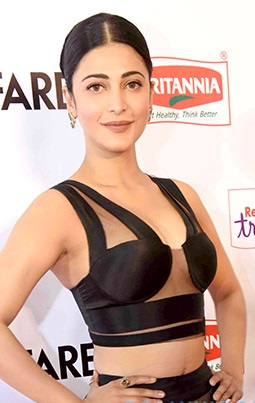
#> input picture dataset/User.2.2.jpg, 255 x 403 px; its folder holds 4 pictures in this run
$ python face_train.py
#> lines starting #> are read from the running program, lines starting #| are printed output that depends on the picture
''''
Training Multiple Faces stored on a DataBase:
	==> Each face should have a unique numeric integer ID as 1, 2, 3, etc
	==> LBPH computed model will be saved on trainer/ directory. (if it does not exist, pls create one)
	==> for using PIL, install pillow library with "pip install pillow"
'''

import cv2
import numpy as np
from PIL import Image
import os

# Path for face image database
path = 'dataset'

recognizer = cv2.face.LBPHFaceRecognizer_create()
detector = cv2.CascadeClassifier("haarcascade_frontalface_default.xml");

# function to get the images and label data
def getImagesAndLabels(path):

#> called with path = 'dataset'
    imagePaths = [os.path.join(path,f) for f in os.listdir(path)]
    faceSamples=[]
    ids = []

    for imagePath in imagePaths:

        PIL_img = Image.open(imagePath).convert('L') # convert it to grayscale
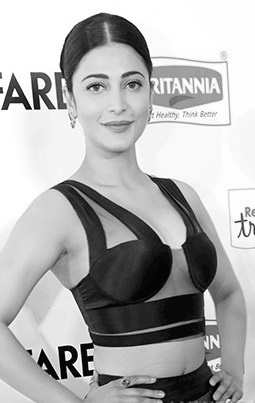
#> PIL_img: PIL image 255x403 L; min 0, max 255, mean 175.2
        img_numpy = np.array(PIL_img,'uint8')

        id = int(os.path.split(imagePath)[-1].split(".")[1])
        faces = detector.detectMultiScale(img_numpy)
#> faces = [[61, 44, 103, 103]]

        for (x,y,w,h) in faces:
            faceSamples.append(img_numpy[y:y+h,x:x+w])
            ids.append(id)
#> this loop made 1 pass
#> after the loop, faceSamples = 1 item; ids = [2]

    return faceSamples,ids

print ("\n [INFO] Training faces. It will take a few seconds. Wait ...")
faces,ids = getImagesAndLabels(path)
recognizer.train(faces, np.array(ids))
print (ids)

# Save the model into trainer/trainer.yml
#> (the run stopped early here; a loop or call above may not have finished)
